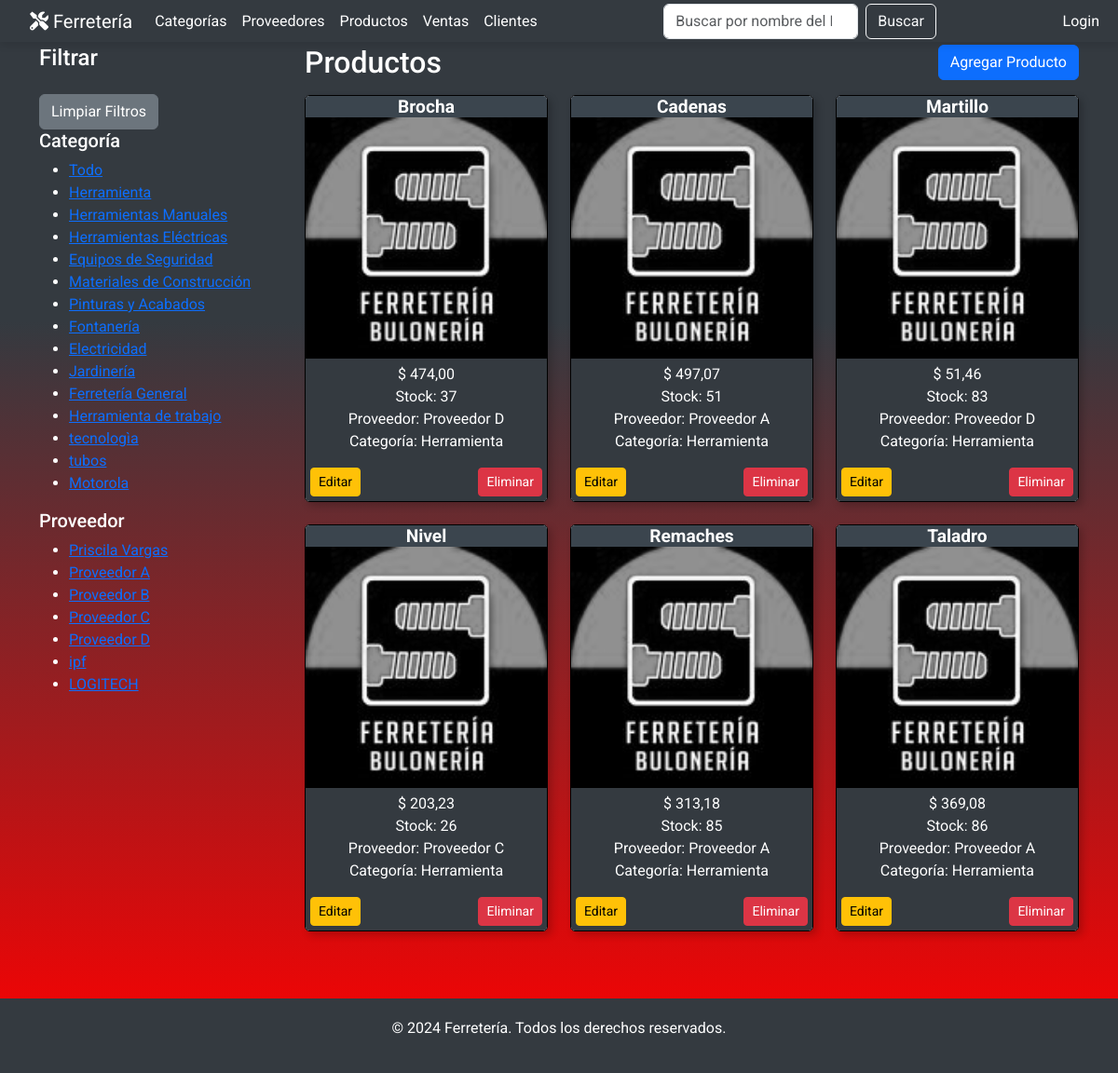
/productos/?categoria=Herramienta&proveedor=, run on an earlier commit of the app's database.
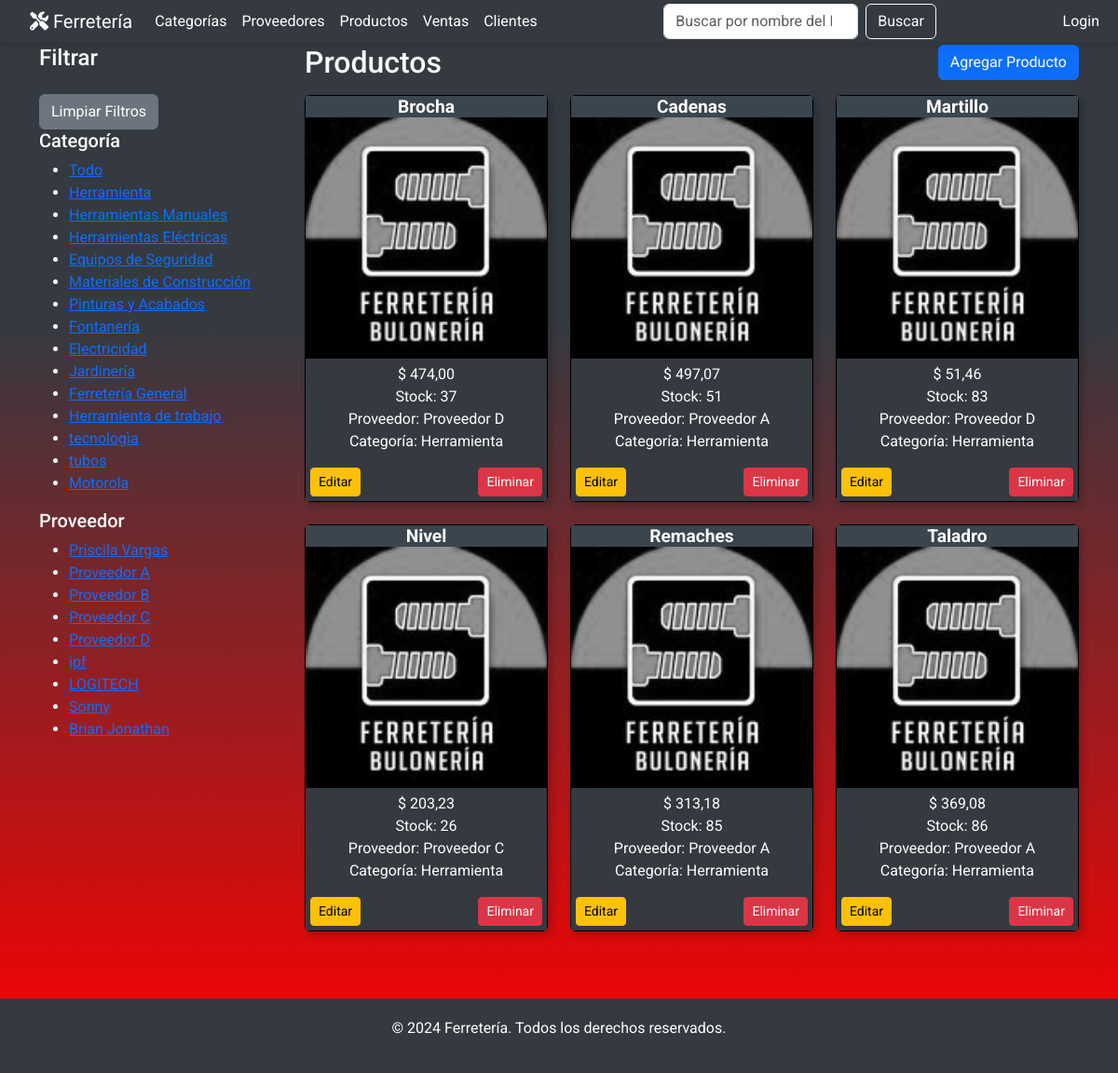
And on a later commit of the database.
### miAplicacion/models.py (models this page shows, shortened)
class Categoria(models.Model):
    nombre = models.CharField(max_length=50, unique=True)
    descripcion = models.TextField(blank=True, null=True)
    def __str__(self):
        return self.nombre

class Proveedor(models.Model):
    nombre = models.CharField(max_length=100)
    tipo_producto = models.CharField(max_length=100, default='')
    telefono = models.CharField(max_length=15, default='')
    email = models.EmailField(default='', blank=True)
    direccion = models.CharField(max_length=200, default='', blank=True)
    def __str__(self):
        return self.nombre

class Producto(models.Model):
    nombre = models.CharField(max_length=100)
    descripcion = models.TextField()
    precio = models.DecimalField(max_digits=10, decimal_places=2, default=0.000)
    cantidad_stock = models.PositiveIntegerField()
    categoria = models.ForeignKey('Categoria', on_delete=models.SET_NULL, null=True)
    fecha_creacion = models.DateField(auto_now_add=True)
    fecha_actualizacion = models.DateTimeField(auto_now=True)
    proveedor = models.ForeignKey('Proveedor', on_delete=models.SET_NULL, null=True, blank=True)
    imagen = models.ImageField(upload_to='productos/', default='productos/default.png', blank=True, null=True)

### miAplicacion/views.py (the view)
# urls.py: path('productos/', ProductosListView.as_view(), name='productos_list'),
class ProductosListView(ListView):
    model = Producto
    template_name = 'productos/productos_list.html'
    context_object_name = 'productos'
    ordering = ['nombre', '-fecha_creacion']
    def get_queryset(self):
        queryset = super().get_queryset()
        categoria = self.request.GET.get('categoria')
        if categoria and categoria != 'todo':
            queryset = queryset.filter(categoria__nombre=categoria)
        proveedor = self.request.GET.get('proveedor')
        if proveedor:
            queryset = queryset.filter(proveedor__nombre=proveedor)
        query = self.request.GET.get('q')
        if query:
            queryset = queryset.filter(Q(nombre__icontains=query))
        return queryset
    def get_context_data(self, **kwargs):
        context = super().get_context_data(**kwargs)
        context['categorias'] = Categoria.objects.all()
        context['proveedores'] = Proveedor.objects.all()
        context['query'] = self.request.GET.get('q', '')  # Mantener la búsqueda en la barra
        context['busqueda_placeholder'] = 'nombre del Producto'
        context['categoria_seleccionada'] = self.request.GET.get('categoria', 'todo')
        context['proveedor_seleccionado'] = self.request.GET.get('proveedor', '')
        return context

### miAplicacion/templates/productos/productos_list.html (shortened to what this page needs)
{% extends 'base.html' %}
{% block search_url %}{% url 'productos_list' %}{% endblock %}
{% load static %}
{% block extra_styles %}
    <link rel="stylesheet" href="{% static 'css/productos.css' %}">
{% endblock %}
{% block content %}
<div class="container my-5">
    <div class="row">
        <div class="col-md-3 filter-section">
            <h4>Filtrar</h4>
            <div class="mt-3">
                <a href="{% url 'productos_list' %}" class="btn btn-secondary">Limpiar Filtros</a>
            </div>
            <div class="filter-section">
                <h5>Categoría</h5>
                <ul>
                    <li><a href="?categoria=todo&proveedor={{ request.GET.proveedor }}">Todo</a></li>
                    {% for categoria in categorias %}
                    <li><a href="?categoria={{ categoria.nombre }}&proveedor={{ request.GET.proveedor }}">{{ categoria.nombre }}</a></li>
                    {% endfor %}
                </ul>
                <h5>Proveedor</h5>
                <ul>
                    {% for proveedor in proveedores %}
                    <li><a href="?categoria={{ request.GET.categoria }}&proveedor={{ proveedor.nombre }}">{{ proveedor.nombre }}</a></li>
                    {% endfor %}
                </ul>
            </div>
        </div>
        <div class="col-md-9">
            <div class="d-flex justify-content-between align-items-center mb-3">
                <h2 class="mb-0">Productos</h2>
                <a href="{% url 'productos_create' %}" class="btn btn-primary">Agregar Producto</a>
            </div>
            <div class="row">
                {% if productos %}
                    {% for producto in productos %}
                    <div class="col-md-4 mb-4">
                        <div class="card product-card">
                            <h5 class="card-title text-center">{{ producto.nombre }}</h5>
                            <img src="{% if producto.imagen %}{{ producto.imagen.url }}{% else %}{% static 'productos/default.png' %}{% endif %}" class="card-img-top product-img" alt="{{ producto.nombre }}">
                            <div class="card-body text-center">
                                <p class="card-text">
                                    $ {{ producto.precio }}<br>
                                    Stock: {{ producto.cantidad_stock }}<br>
                                    Proveedor: {{ producto.proveedor }}<br>
                                    Categoría: {{ producto.categoria }}
                                </p>
                                <div class="d-flex justify-content-between">
                                    <a href="{% url 'productos_update' producto.pk %}" class="btn btn-warning btn-sm">Editar</a>
                                    <a href="{% url 'productos_confirm_delete' producto.pk %}" class="btn btn-danger btn-sm">Eliminar</a>
                                </div>
                            </div>
                        </div>
                    </div>
                    {% endfor %}
                {% else %}
                    <p class="text-center">No se encontraron productos que coincidan con tu búsqueda.</p>
                {% endif %}
            </div>
        </div>
    </div>
</div>
{% endblock %}

What changed in the data, as far as the page shows it:
added Proveedor: nombre "Sonny"
added Proveedor: nombre "Brian Jonathan"
